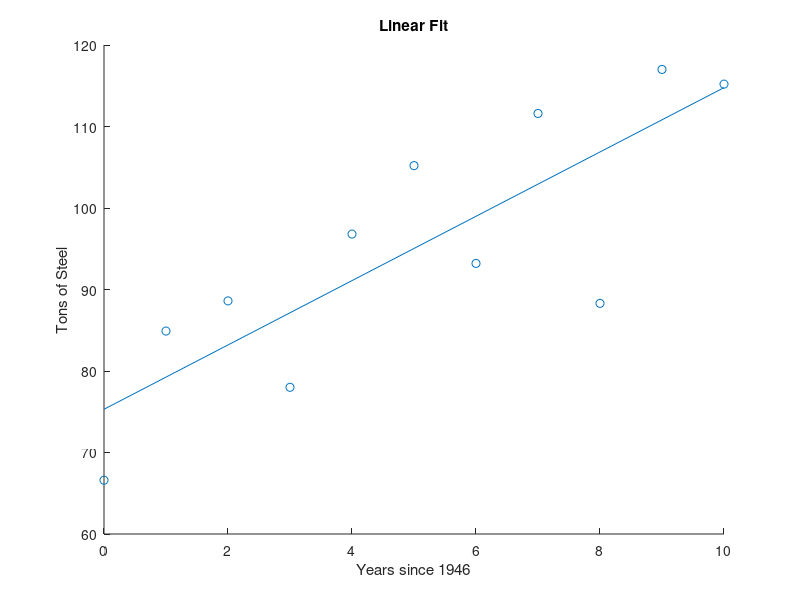
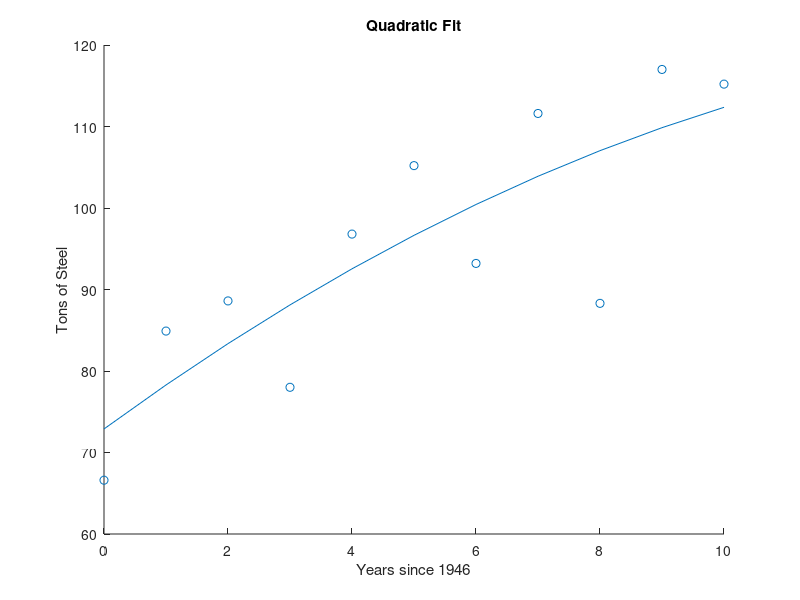
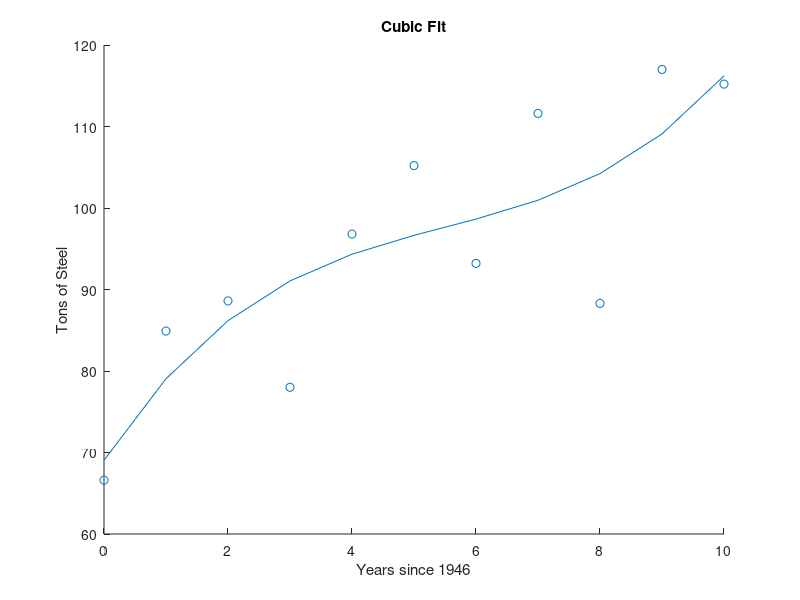
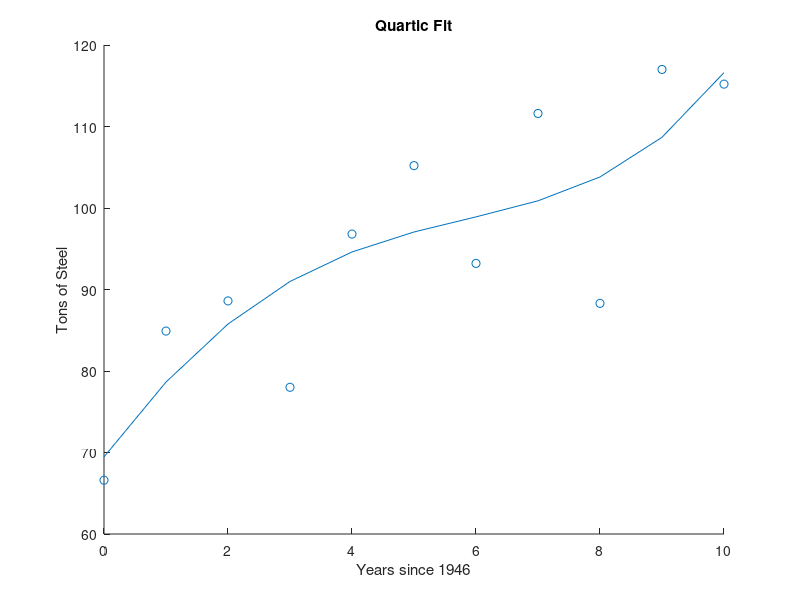

These figures' MATLAB source, in order:
close all; clear all; clc;

% Problem 1
A=[0 1;-100 -10];
gamma=[0;1];
W=10;
z=0.2*[-A gamma*W*gamma'; zeros(2) A'];
state_trans=expm(z);
F=state_trans(3:4,3:4)';
Q=F*state_trans(1:2,3:4);

% Problem 3
s=[66.6 84.9 88.6 78 96.8 105.2 93.2 111.6 88.3 117 115.2];
t=linspace(0,10,11);

n=2;
H=zeros(length(s),n);
R=eye(length(s));
for i=1:length(s)
    H(i,:)=[1 t(i)];
    R(i,i)=cov(s);
end
p1=inv(H'*inv(R)*H)*H'*inv(R)*s';

n=3;
H=zeros(length(s),n);
for i=1:length(s)
    H(i,:)=[1 t(i) t(i)^2];
end
p2=inv(H'*inv(R)*H)*H'*inv(R)*s';

n=4;
H=zeros(length(s),n);
for i=1:length(s)
    H(i,:)=[1 t(i) t(i)^2 t(i)^3];
end
p3=inv(H'*inv(R)*H)*H'*inv(R)*s';

n=5;
H=zeros(length(s),n);
for i=1:length(s)
    H(i,:)=[1 t(i) t(i)^2 t(i)^3 t(i)^4];
end
p4=inv(H'*inv(R)*H)*H'*inv(R)*s';

figure
hold on
scatter(t,s)
plot(t,p1(2)*t+p1(1));
xlabel('Years since 1946')
ylabel('Tons of Steel')
title('Linear Fit')

figure
hold on
scatter(t,s)
plot(t,p2(3)*t.^2+p2(2)*t+p2(1));
xlabel('Years since 1946')
ylabel('Tons of Steel')
title('Quadratic Fit')

figure
hold on
scatter(t,s)
plot(t,p3(4)*t.^3+p3(3)*t.^2+p3(2)*t+p3(1));
xlabel('Years since 1946')
ylabel('Tons of Steel')
title('Cubic Fit')

figure
hold on
scatter(t,s)
plot(t,p4(5)*t.^4+p4(4)*t.^3+p4(3)*t.^2+p4(2)*t+p4(1));
xlabel('Years since 1946')
ylabel('Tons of Steel')
title('Quartic Fit')

e1=sqrt(mean((p1(2)*t+p1(1)-s).^2));
e2=sqrt(mean((p2(3)*t.^2+p2(2)*t+p2(1)-s).^2));
e3=sqrt(mean((p3(4)*t.^3+p3(3)*t.^2+p3(2)*t+p3(1)-s).^2));
e4=sqrt(mean((p4(5)*t.^4+p4(4)*t.^3+p4(3)*t.^2+p4(2)*t+p4(1)-s).^2));

pred1=p1(2)*11+p1(1);
pred2=p2(3)*11.^2+p2(2)*11+p2(1);
pred3=p3(4)*11.^3+p3(3)*11.^2+p3(2)*11+p3(1);
pred4=p4(5)*11.^4+p4(4)*11.^3+p4(3)*11.^2+p4(2)*11+p4(1);

% Problem 4
% a
R=[8 5.15 6.5;5.15 5 -4.07;6.5 -4.07 50];
S=chol(R,'lower');
T=100;
GPS=zeros(T,3);
for i=1:T
    GPS(i,:)=[1;1;1]+S*randn(3,1);
end

figure
subplot(1,3,1)
scatter(GPS(:,1),GPS(:,2))
axis([-10 10 -20 20])
grid on
title('y_k(1) vs y_k(2)')
xlabel('y_k(1)')
ylabel('y_k(2)')

subplot(1,3,2)
scatter(GPS(:,1),GPS(:,3))
axis([-10 10 -20 20])
grid on
title('y_k(1) vs y_k(3)')
xlabel('y_k(1)')
ylabel('y_k(3)')

subplot(1,3,3)
scatter(GPS(:,2),GPS(:,3))
axis([-10 10 -20 20])
grid on
title('y_k(2) vs y_k(3)')
xlabel('y_k(2)')
ylabel('y_k(3)')

% b
R=cov(GPS)

%c
R=cov(GPS(1:3,:));
N = 3;                                                  % Number Of Times To Repeat
Ar = repmat(R, 1, N);                                   % Repeat Matrix
Ac = mat2cell(Ar, size(R,1), repmat(size(R,2),1,N));    % Create Cell Array Of Orignal Repeated Matrix
R = blkdiag(Ac{:}); % Desired Result
H=zeros(3*N,3);
for i=0:N-1
    H(3*i+1:3*i+3,:)=eye(3);
end
y=zeros(3*N,1);
for i=0:N-1
    y(3*i+1:3*i+3)=GPS(i+1,:);
end
x_3=inv(H'*inv(R)*H)*H'*inv(R)*y;
error_3=inv(H'*inv(R)*H);

R=cov(GPS(1:10,:));
N = 10;
Ar = repmat(R, 1, N);
Ac = mat2cell(Ar, size(R,1), repmat(size(R,2),1,N));
R = blkdiag(Ac{:});
H=zeros(3*N,3);
for i=0:N-1
    H(3*i+1:3*i+3,:)=eye(3);
end
y=zeros(3*N,1);
for i=0:N-1
    y(3*i+1:3*i+3)=GPS(i+1,:);
end
x_10=inv(H'*inv(R)*H)*H'*inv(R)*y;
error_10=inv(H'*inv(R)*H);

R=cov(GPS);
N = 100;
Ar = repmat(R, 1, N);
Ac = mat2cell(Ar, size(R,1), repmat(size(R,2),1,N));
R = blkdiag(Ac{:});
H=zeros(3*N,3);
for i=0:N-1
    H(3*i+1:3*i+3,:)=eye(3);
end
y=zeros(3*N,1);
for i=0:N-1
    y(3*i+1:3*i+3)=GPS(i+1,:);
end
x_100=inv(H'*inv(R)*H)*H'*inv(R)*y;
error_100=inv(H'*inv(R)*H);

% d
data=load('hw6problem5data.csv')';
N=length(data);
R=cov(data);
Ar = repmat(R, 1, N);
Ac = mat2cell(Ar, size(R,1), repmat(size(R,2),1,N));
R = blkdiag(Ac{:});
H=zeros(3*N,3);
for i=0:N-1
    H(3*i+1:3*i+3,:)=eye(3);
end
y=zeros(3*N,1);
for i=0:N-1
    y(3*i+1:3*i+3)=data(i+1,:);
end
x_real=inv(H'*inv(R)*H)*H'*inv(R)*y;
error_real=inv(H'*inv(R)*H);

% e
x_unw=mean(data)';
error_unw=inv(H'*H);

% f
% good ol' engineering knowhow
x=zeros(30,3);
P=zeros(3,3,30);
P(:,:,1)=2*eye(3);
x(1,:)=[5 -17 50];
H=eye(3);
for i=1:29
    R=cov(data(1:i+1,:));
    K=P(:,:,i)*H'*inv(H*P(:,:,i)*H'+R);
    x(i+1,:)=(x(i,:)'+K*(data(i+1,:)'-H*x(i,:)'))';
    P(:,:,i+1)=(eye(3)-K*H)*P(:,:,i)*(eye(3)-K*H)'+K*R*K';
end

%because MATLAB can't figure out the type of variable it wants to be
sigma1=zeros(30,1);
sigma2=zeros(30,1);
sigma3=zeros(30,1);

for i=1:30
    sigma1(i)=2*sqrt(P(1,1,i));
    sigma2(i)=2*sqrt(P(2,2,i));
    sigma3(i)=2*sqrt(P(3,3,i));
end

figure
subplot(3,1,1)
hold on
plot(linspace(1,30,30),x(:,1),'b')
plot(linspace(1,30,30),x(:,1)+sigma1(:),'b--')
plot(linspace(1,30,30),x(:,1)-sigma1(:),'b--')
xlabel('k')
ylabel('\zeta (m)')
legend('Estimated state','2\sigma')
title('RLLS Estimates for State')

subplot(3,1,2)
hold on
plot(linspace(1,30,30),x(:,2),'r')
plot(linspace(1,30,30),x(:,2)+sigma2(:),'r--')
plot(linspace(1,30,30),x(:,2)-sigma2(:),'r--')
xlabel('k')
ylabel('\eta (m)')
legend('Estimated state','2\sigma')

subplot(3,1,3)
hold on
plot(linspace(1,30,30),x(:,3),'g')
plot(linspace(1,30,30),x(:,3)+sigma3(:),'g--')
plot(linspace(1,30,30),x(:,3)-sigma3(:),'g--')
xlabel('k')
ylabel('z (m)')
legend('Estimated state','2\sigma')